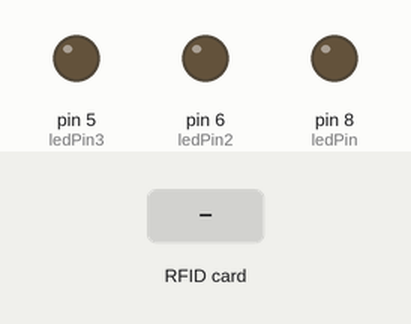
Bench run of a sketch on a simulated Arduino Uno, built with avr-gcc and run on an emulated ATmega328P. Parts: output pins drawn as LEDs (lit = HIGH). Inputs (shaded band) come from the test bench. Pins used as bus, display or sensor lines are not drawn.

Above: at 1.2 s.
1.3 s: RFID card 09 FE 47 B8 held to the reader
At 2.1 s:
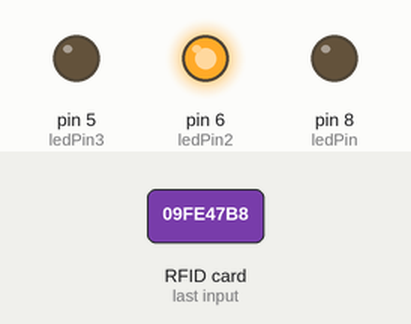
3.8 s: RFID card CD 7D D9 A3 held to the reader
At 4.6 s:
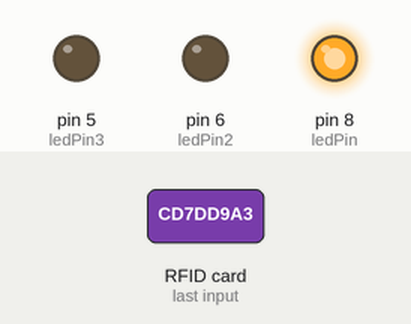
6.3 s: RFID card 5E 7A 19 C4 held to the reader
At 7.0 s:
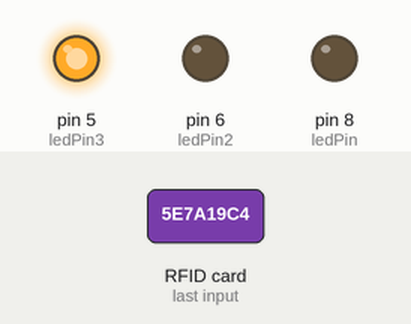
Timing chart, 0 to 9.3 s (numbered marks = the images above; inputs shaded):
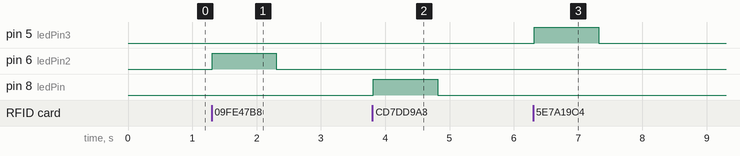

Measured:
- after the input at 1.3 s, pin 6 (ledPin2): LOW → HIGH at once, → LOW 1.0 s later
- after the input at 3.8 s, pin 8 (ledPin): LOW → HIGH at once, → LOW 1.0 s later
- after the input at 6.3 s, pin 5 (ledPin3): LOW → HIGH at once, → LOW 1.0 s later

The sketch:

RFIDACcess.ino
```cpp
#include <SPI.h>
#include <MFRC522.h>
#define SS_PIN 10
#define RST_PIN 9
MFRC522 mfrc522(SS_PIN, RST_PIN);   // Create MFRC522 instance.

/////////
//const int buttonPin = 2;
//boolean running = false;
const int ledPin2 = 6;
const int ledPin = 8;
const int ledPin3 = 5;
 int x = 1;
// variables will change:
//int buttonState = 0;

// This will store the last known state of the button
//int oldButtonState = HIGH;
///////////////////


void setup()
{
  //Serial.begin(9600);   // Initiate a serial communication
  SPI.begin();      // Initiate  SPI bus
  mfrc522.PCD_Init();   // Initiate MFRC522
  //Serial.println("Approximate your card to the reader...");
  //Serial.println();
  pinMode(ledPin2, OUTPUT);
  //pinMode(buttonPin,INPUT_PULLUP);
  pinMode(ledPin, OUTPUT);
  pinMode(ledPin3, OUTPUT);

}
void loop()
{
  // Look for new cards
  if ( ! mfrc522.PICC_IsNewCardPresent())
  {
    return;
  }
  // Select one of the cards
  if ( ! mfrc522.PICC_ReadCardSerial())
  {
    return;
  }
  //Show UID on serial monitor
  //Serial.print("UID tag :");
  String content= "";
  byte letter;
  for (byte i = 0; i < mfrc522.uid.size; i++)
  {
     //Serial.print(mfrc522.uid.uidByte[i] < 0x10 ? " 0" : " ");
     //Serial.print(mfrc522.uid.uidByte[i], HEX);
     content.concat(String(mfrc522.uid.uidByte[i] < 0x10 ? " 0" : " "));
     content.concat(String(mfrc522.uid.uidByte[i], HEX));
  }
  //Serial.println();
  //Serial.print("Message : ");
  content.toUpperCase();
  if ((content.substring(1) == "09 FE 47 B8") || (content.substring(1) == "CD 7D D9 A3")) //change here the UID of the card/cards that you want to give access
  {
    if (x == 0) {
      // Toggle on
      digitalWrite(ledPin, HIGH);
      delay(1000);
      digitalWrite(ledPin, LOW);
      //Serial.println("led 13");
      x = 1;
      }
      else {
      // Toggle off
      digitalWrite(ledPin2, HIGH);
      delay(1000);
      digitalWrite(ledPin2, LOW);
      //Serial.println("led 12");
      x = 0;
    }


    // Store the button's state so we can tell if it's changed next time round


    //Serial.println("Authorized access");

    //digitalWrite(ledPin, HIGH);
    //Serial.println();
    //delay(1000);
  }


 else   {
    //Serial.println(" Access denied");
    digitalWrite(ledPin3, HIGH);
    delay(1000);
    digitalWrite(ledPin3, LOW);
  }
}
```
